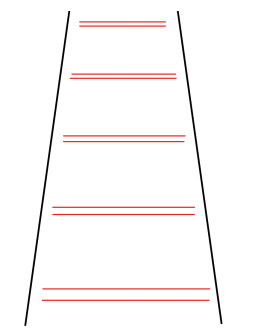
#> input picture custom/vanishing_point_ladder/ladder.png, 264 x 336 px
$ python vanishing_point.py
#> lines starting #> are read from the running program, lines starting #| are printed output that depends on the picture; after the words box and inside, x2 and y2 are one past the last pixel; in counts of white or black regions, pixels touching at a corner belong together; long printed decimals are rounded
# Coding interview 1
# Vanishing point

import numpy as np
import cv2

def vanishingPoint(line1, line2):

    # coordinates from tuple
    xdiff = (line1[0][0] - line1[1][0], line2[0][0] - line2[1][0])
    ydiff = (line1[0][1] - line1[1][1], line2[0][1] - line2[1][1])

    # Ax + By = C (for both lines)
    def det(a, b):
        return a[0] * b[1] - a[1] * b[0]

    div = det(xdiff, ydiff)
    if div == 0:
       raise Exception('lines do not intersect')

    d = (det(*line1), det(*line2))
    x = det(d, xdiff) / div
    y = det(d, ydiff) / div
    return x, y

if __name__ == '__main__':

    # read image
    img = cv2.imread("ladder.png", 1)
#> img is the input picture: shape (336, 264, 3); mean B, G, R 247.9, 248.1, 251.4
    cv2.imshow('img', img)
    cv2.waitKey(2000)

    # mask with threshold
    img = cv2.cvtColor(img, cv2.COLOR_BGR2GRAY)
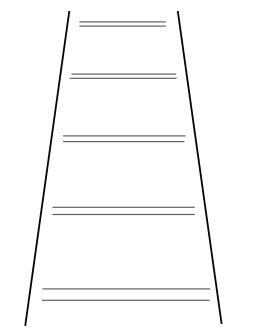
#> img: shape (336, 264); min 0, max 255, mean 249
    _, mask = cv2.threshold(img, 5, 255, cv2.THRESH_BINARY_INV)
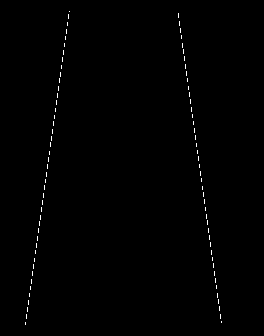
#> mask: shape (336, 264); 0.46% white in thin lines or dots, all inside (x1, y1, x2, y2) = (25, 11, 222, 325)
    mask = np.asarray(mask)
    cv2.imshow('mask', mask)
    cv2.waitKey(2000)

    # find cordinates of all points in the masked line
    allPointsInLine = cv2.findNonZero(mask)
#> allPointsInLine = contour of 411 points, box (x1, y1, x2, y2) (25, 11, 222, 325), area 23164
    allPointsInLine = np.asarray(allPointsInLine)

    x_values = []
    y_values = []

    for idx in range(0, len(allPointsInLine)):

        new = allPointsInLine[idx]
        for i in new:
            x_values.append(i[0])
            y_values.append(i[1])
#> this loop made 411 passes
#> new on passes 1 to 3: [[69, 11]], [[178, 13]], [[68, 14]]
#> after the loop, x_values = 411 values, max 221 at index 406, min 25 at index 407, mean 122.4; y_values = 411 values from 11 to 324

    # max and min y and x values
    x_max = max(x_values)
#> x_max = 221
    y_max = max(y_values)
#> y_max = 324

    x_min = min(x_values)
#> x_min = 25
    y_min = min(y_values)
#> y_min = 11

    topPoints_x = []
    bottomPoints_x = []

    for idx in range(0, len(allPointsInLine)):

        new = allPointsInLine[idx]

        for i in new:
            if i[1] <= y_min + 5:
                topPoints_x.append(i[0])

            if i[1] >= y_max + 5:
                bottomPoints_x.append(i[0])
#> after the loop, bottomPoints_x = []; topPoints_x = [69, 178, 68, 178, 68, 178, 68, 178]

    # 4 points
    # Top left (x1, y1)
    P1 = (min(topPoints_x), y_min)
#> P1 = (68, 11)

    # Top right (x2, y2)
    P2 = (max(topPoints_x), y_min)
#> P2 = (178, 11)

    # Bottom right (x3, y3)
    P3 = (x_max, y_max)
#> P3 = (221, 324)

    # Bottom left (x4, y4)
    P4 = (x_min, y_max)
#> P4 = (25, 324)

    print(f"\nFour points are: {P1}, {P2}, {P3} and {P4}" )
#| Four points are: (68, 11), (178, 11), (221, 324) and (25, 324)

    # coordinates as tuples
    A = P1
#> A = (68, 11)
    B = P2
#> B = (178, 11)
    C = P3
#> C = (221, 324)
    D = P4
#> D = (25, 324)

    [px, py] = vanishingPoint((A,D), (B, C))
#> px = 123; py = -389.3
    print(f"\nVanishing point (X, Y) : {px, py}")
#| Vanishing point (X, Y) : (123.0, -389.349)

$ run again, with custom/vanishing_point_ladder/vanishingPoint_algo.png copied over custom/vanishing_point_ladder/ladder.png
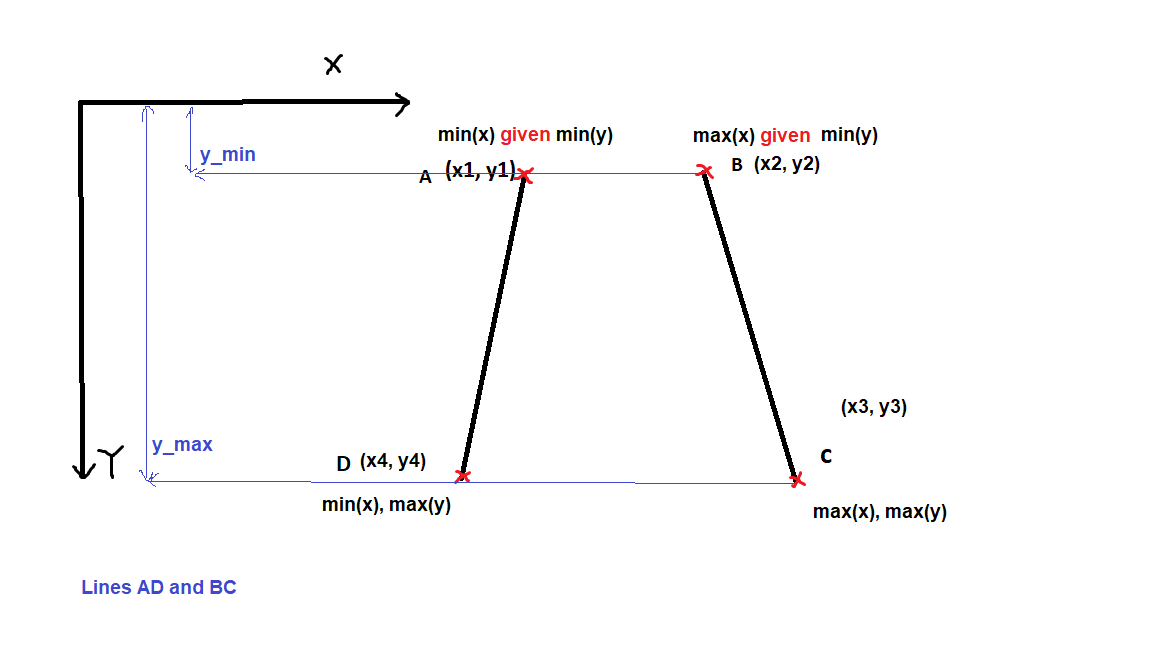
#> input picture custom/vanishing_point_ladder/vanishingPoint_algo.png, 1152 x 648 px
#> img is the input picture: shape (648, 1152, 3); mean B, G, R 250.5, 249.9, 250.2
#> img: shape (648, 1152)
#> `_, mask = cv2.threshold(img, 5, 255, cv2.THRESH_BINARY_INV)`:
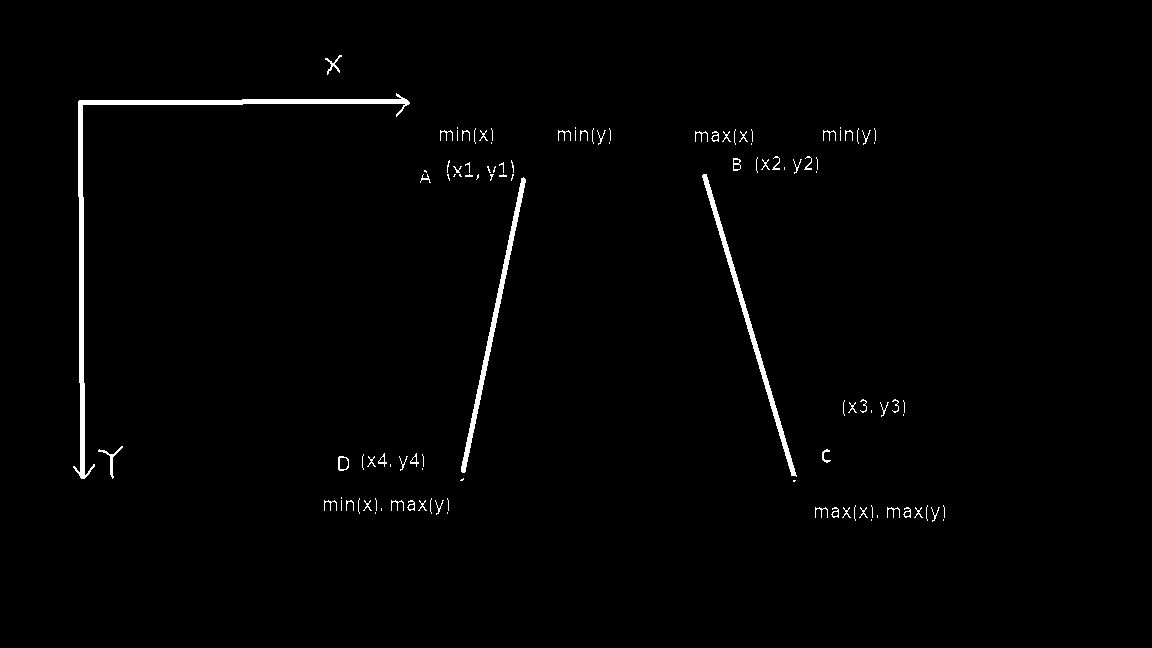
#> mask: shape (648, 1152); 1.2% white; 113 white regions (63 under 20 px), largest, box (x1, y1, x2, y2) and area: (73, 93, 410, 479) 3634, (702, 174, 797, 477) 1584, (461, 177, 526, 473) 1519
#> allPointsInLine = contour of 9215 points, box (x1, y1, x2, y2) (73, 55, 945, 522), area 104892
#> the loop `for idx in range(0, len(allPointsInLine)): ` made 9215 passes
#> new on passes 1 to 3: [[339, 55]], [[340, 55]], [[341, 55]]
#> after the loop `for idx in range(0, len(allPointsInLine)):`: x_values = 9215 values, max 944 at index 8790, min 73 at index 8222, mean 433.2; y_values = 9215 values from 55 to 521
#> x_max = 944
#> y_max = 521
#> x_min = 73
#> y_min = 55
#> after the loop `for idx in range(0, len(allPointsInLine)):`: bottomPoints_x = []; topPoints_x = 26 values, max 341 at index 2, min 325 at index 9, mean 333.8
#> P1 = (325, 55)
#> P2 = (341, 55)
#> P3 = (944, 521)
#> P4 = (73, 521)
#| Four points are: (325, 55), (341, 55), (944, 521) and (73, 521)
#> A = (325, 55)
#> B = (341, 55)
#> C = (944, 521)
#> D = (73, 521)
#> px = 329.7; py = 46.28
#| Vanishing point (X, Y) : (329.716, 46.280)
